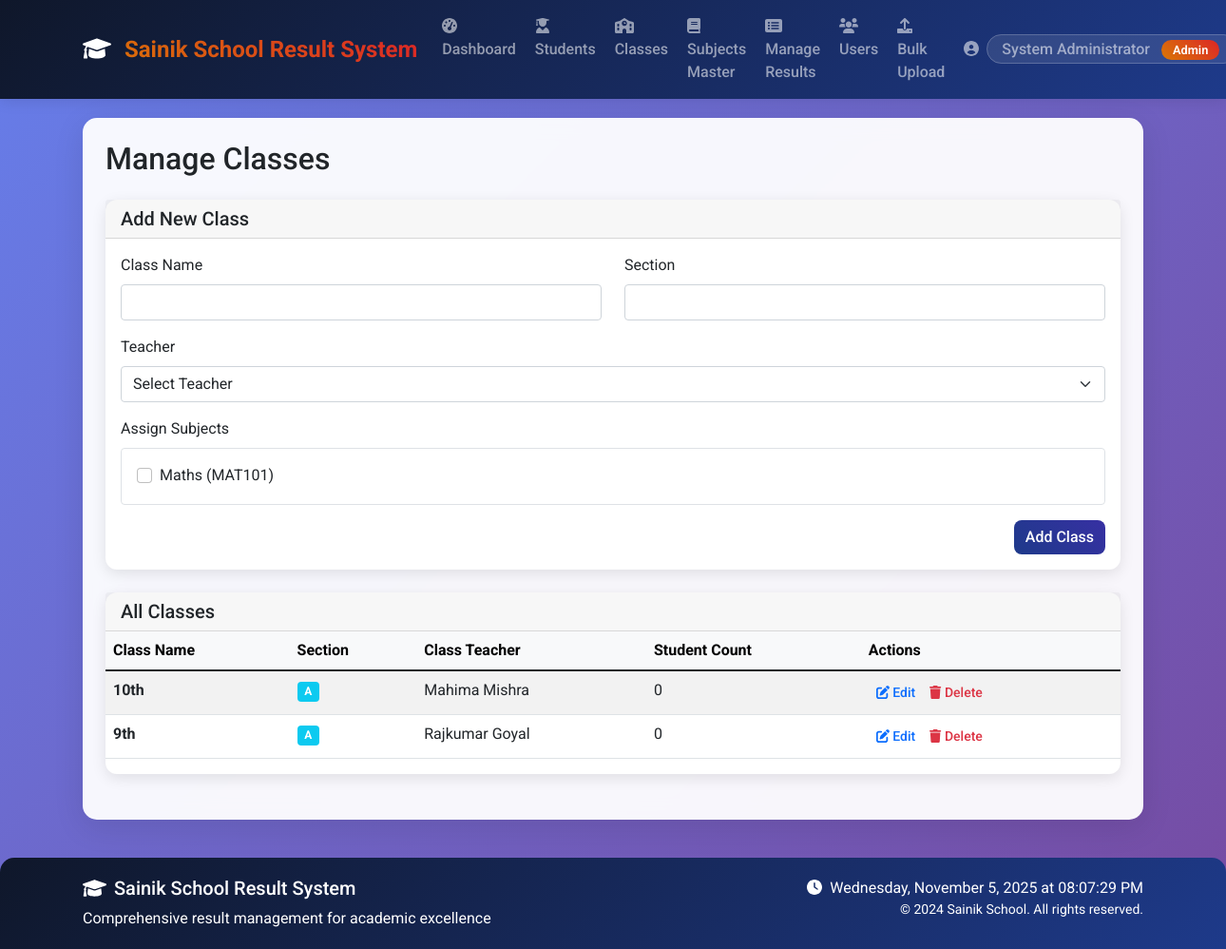
The page /admin/manage_classes (signed in) on the database as committed earlier.
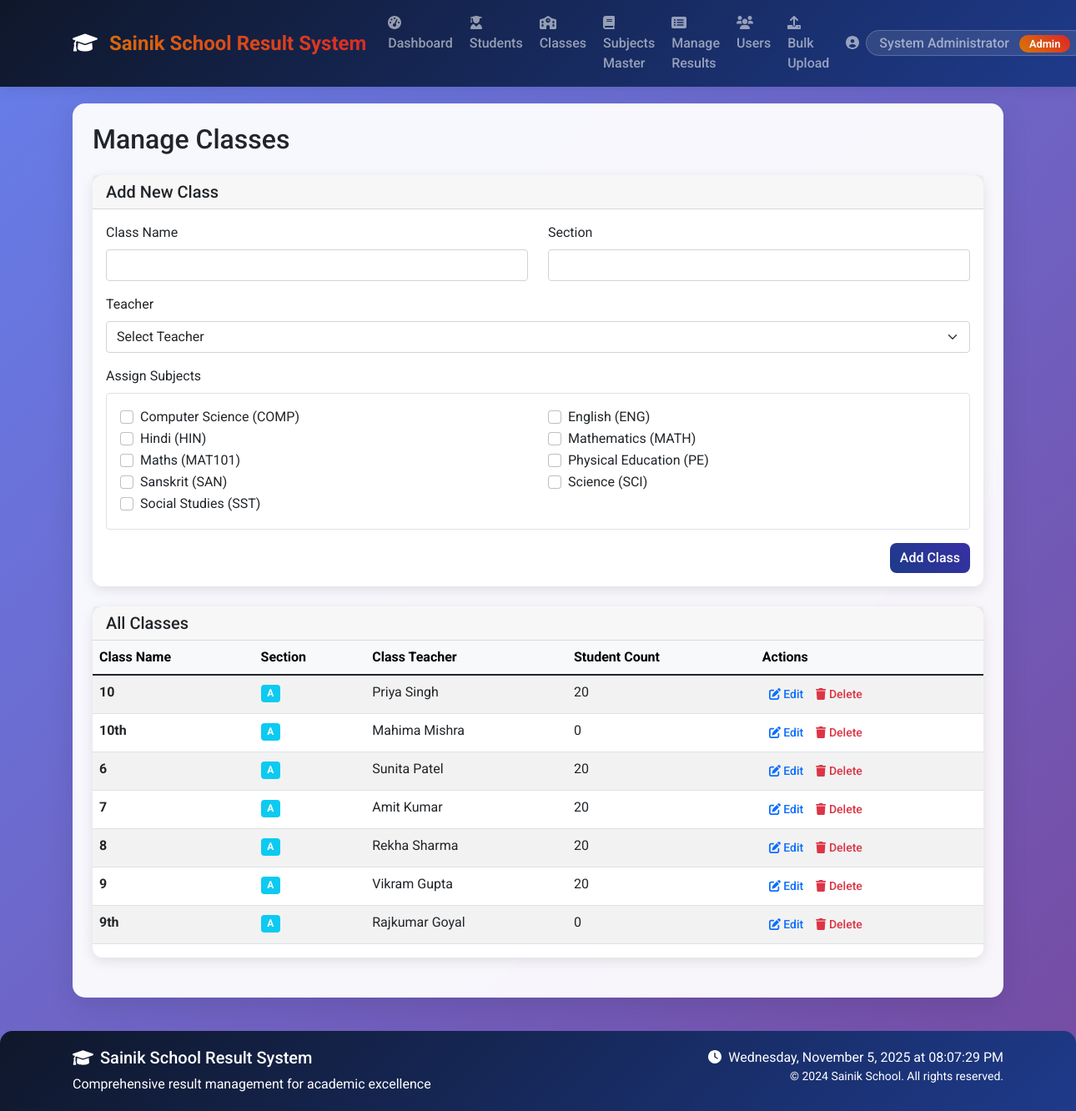
The same page on the database as committed later.
### tables this page shows
CREATE TABLE subjects (
            id INTEGER PRIMARY KEY AUTOINCREMENT,
            subject_name TEXT NOT NULL UNIQUE,
            subject_code TEXT UNIQUE
        );

CREATE TABLE classes (
            id INTEGER PRIMARY KEY AUTOINCREMENT,
            class_name TEXT NOT NULL UNIQUE,
            section TEXT,
            teacher_id INTEGER,
            FOREIGN KEY (teacher_id) REFERENCES users (id)
        );

CREATE TABLE users (
            id INTEGER PRIMARY KEY AUTOINCREMENT,
            username TEXT UNIQUE NOT NULL,
            password TEXT NOT NULL,
            role TEXT NOT NULL CHECK(role IN ('admin', 'teacher', 'student')),
            name TEXT NOT NULL,
            email TEXT,
            created_at TIMESTAMP DEFAULT CURRENT_TIMESTAMP
        );

### app.py (the view)
@app.route('/admin/manage_classes')
@login_required
def manage_classes():
    if current_user.role != 'admin':
        flash('Access denied!', 'danger')
        return redirect(url_for('index'))
    classes = Class.get_all_classes()
    teachers = User.get_teachers()
    subjects = Subject.get_all_subjects()
    return render_template('manage_classes.html',
                         classes=classes,
                         teachers=teachers,
                         subjects=subjects)

### app.py (called while the page is built)
@login_manager.user_loader
def load_user(user_id):
    return LoginUser.get(user_id)

### auth.py (called while the page is built)
    @staticmethod
    def get(user_id):
        user = User.get_by_id(user_id)
        if user:
            return LoginUser(user.id, user.username, user.role, user.name)
        return None

### database.py (called while the page is built)
def get_db_connection():
    conn = sqlite3.connect('school_results.db')
    conn.row_factory = sqlite3.Row
    return conn

### models.py (called while the page is built)
    @staticmethod
    def get_by_id(user_id):
        conn = get_db_connection()
        user = conn.execute(
            'SELECT * FROM users WHERE id = ?', (user_id,)
        ).fetchone()
        conn.close()
        if user:
            return User(
                id=user['id'],
                username=user['username'],
                password=user['password'],
                role=user['role'],
                name=user['name'],
                email=user['email']
            )
        return None

    @staticmethod
    def get_teachers():
        conn = get_db_connection()
        teachers = conn.execute(
            'SELECT * FROM users WHERE role = "teacher" ORDER BY name'
        ).fetchall()
        conn.close()
        return teachers

### templates/manage_classes.html (shortened to what the changed rows need)
{% extends "base.html" %}
{% block content %}
<div class="row">
    <div class="col-12">
        <h2 class="mb-4">Manage Classes</h2>
    </div>
</div>
<div class="row mb-4">
    <div class="col-12">
        <div class="card">
            <div class="card-body">
                <form id="addClassForm">
                    <div class="mb-3">
                        <div class="subject-checklist border rounded p-3" style="max-height: 200px; overflow-y: auto;">
                            <div class="row">
                                {% for subject in subjects %}
                                <div class="col-md-6">
                                    <div class="form-check">
                                        <input class="form-check-input" type="checkbox" name="subjects" value="{{ subject.id }}" id="subject-{{ subject.id }}">
                                        <label class="form-check-label" for="subject-{{ subject.id }}">
                                            {{ subject.subject_name }} ({{ subject.subject_code }})
                                        </label>
                                    </div>
                                </div>
                                {% else %}
                                <div class="col-12">
                                    <p class="text-muted">No subjects found. Please add subjects from the 'Subjects Master' page first.</p>
                                </div>
                                {% endfor %}
                            </div>
                        </div>
                    </div>
                </form>
            </div>
        </div>
    </div>
</div>
<div class="row mb-4">
    <div class="col-12">
        <div class="card">
            <div class="card-body p-0">
                <div class="table-responsive">
                    <table class="table table-striped table-hover">
                        <thead class="table-light">
                            <tr>
                                <th>Class Name</th>
                                <th>Section</th>
                                <th>Class Teacher</th>
                                <th>Student Count</th>
                                <th>Actions</th>
                            </tr>
                        </thead>
                        <tbody>
                            {% for class in classes %}
                            <tr>
                                <td><strong>{{ class.class_name }}</strong></td>
                                <td><span class="badge bg-info">{{ class.section }}</span></td>
                                <td>{{ class.teacher_name or 'N/A' }}</td>
                                <td>{{ class.student_count }}</td>
                                <td>
                                    <div class="btn-group btn-group-sm">
                                        <a href="{{ url_for('edit_class', class_id=class.id) }}" class="btn btn-outline-primary" title="Edit">
                                            <i class="fas fa-edit"></i> Edit
                                        </a>
                                        <button class="btn btn-outline-danger delete-class"
                                                data-class-id="{{ class.id }}"
                                                data-class-name="{{ class.class_name }} - {{ class.section }}"
                                                title="Delete">
                                            <i class="fas fa-trash"></i> Delete
                                        </button>
                                    </div>
                                </td>
                            </tr>
                            {% else %}
                            <tr>
                                <td colspan="5" class="text-center py-4 text-muted">
                                    No classes found.
                                </td>
                            </tr>
                            {% endfor %}
                        </tbody>
                    </table>
                </div>
            </div>
        </div>
    </div>
</div>
{% endblock %}

Rows that differ between the two databases and show on the page:
added subjects: subject_name "Computer Science", subject_code "COMP"
added subjects: subject_name "English", subject_code "ENG"
added subjects: subject_name "Hindi", subject_code "HIN"
added subjects: subject_name "Mathematics", subject_code "MATH"
added subjects: subject_name "Physical Education", subject_code "PE"
added subjects: subject_name "Sanskrit", subject_code "SAN"
added subjects: subject_name "Science", subject_code "SCI"
added subjects: subject_name "Social Studies", subject_code "SST"
added classes: class_name "10", section "A", name "Priya Singh", student_count "20"
added classes: class_name "6", section "A", name "Sunita Patel", student_count "20"
added classes: class_name "7", section "A", name "Amit Kumar", student_count "20"
added classes: class_name "8", section "A", name "Rekha Sharma", student_count "20"
added classes: class_name "9", section "A", name "Vikram Gupta", student_count "20"
